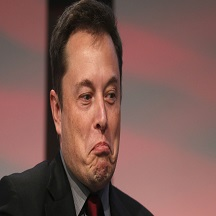
#> input picture 19565.jpg, 216 x 216 px
$ jupyter execute Untitled.ipynb
#> lines starting #> are read from the running program, lines starting #| are printed output that depends on the picture; after the words box and inside, x2 and y2 are one past the last pixel; in counts of white or black regions, pixels touching at a corner belong together
[cell 1]
import cv2
import numpy as np
import matplotlib.pyplot as plt

# Load Image

[cell 2]
def read_file(filename):
#> called with filename = '19565.jpg'
    img = cv2.imread(filename)
#> img is the input picture: shape (216, 216, 3); mean B, G, R 82.5, 88.6, 125
    img = cv2.cvtColor(img, cv2.COLOR_BGR2RGB)
    plt.imshow(img)

    plt.show()
    return img

[cell 3]
filename = "19565.jpg"
img = read_file(filename)
org_img = np.copy(img)

# Create Edge Mask

[cell 4]
def edge_mask(img, line_size, blur_value):
    """
    input: Input Image
    output: Edges of Images
    """
#> called with line_size = 5, blur_value = 5

    gray = cv2.cvtColor(img, cv2.COLOR_RGB2GRAY)
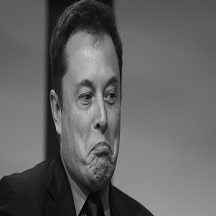
#> gray: shape (216, 216); min 0, max 205, mean 98.8
    gray_blur = cv2.medianBlur(gray, blur_value)

    edges = cv2.adaptiveThreshold(gray_blur,255, cv2.ADAPTIVE_THRESH_MEAN_C,
                                cv2.THRESH_BINARY,line_size, blur_value)
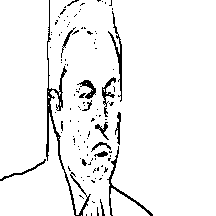
#> edges: shape (216, 216); 94.5% white; black in thin lines or dots, all inside (x1, y1, x2, y2) = (0, 0, 153, 216)


    return edges

[cell 5]
line_size, blur_value =5,5
edges = edge_mask(img, line_size, blur_value)

plt.imshow(edges, cmap='binary')
plt.show()

[cell 6]
# Reduce the Color Paletee

[cell 7]
def color_quantization(img, k):
#     Transform the image
#> called with k = 9
    data = np.float32(img).reshape((-1,3))

#     Detrimne criteria
    criteria = (cv2.TERM_CRITERIA_EPS+ cv2.TERM_CRITERIA_MAX_ITER, 20 ,0.001)

#     Implement K-Means
    ret , label, center = cv2.kmeans(data, k , None, criteria,10,cv2.KMEANS_RANDOM_CENTERS)
#> ret = 9856722.7; center = [[28.68, 24.61, 21.83], [215.7, 150.5, 124.6], [145.8, 91.48, 85.97], [186.2, 119.3, 93.85], [112.2, 82.44, 77.94], [162.3, 112.7, 110], [68.4, 46.66, 40.1], [179.1, 125.5, 121.6], [130.2, 105.7, 102.1]]
    center = np.uint8(center)
#> center = [[28, 24, 21], [215, 150, 124], [145, 91, 85], [186, 119, 93], [112, 82, 77], [162, 112, 109], [68, 46, 40], [179, 125, 121], [130, 105, 102]]

    result = center[label.flatten()]
    result = result.reshape(img.shape)
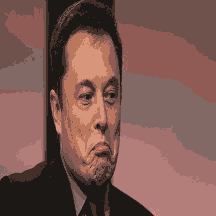
#> result: shape (216, 216, 3); mean R, G, B 124.7, 88, 81.8

    return result

[cell 8]
img = color_quantization(img, k =9)
plt.imshow(img)
plt.show()

[cell 9]
# Reduce the noise
blurred = cv2.bilateralFilter(img, d=3,sigmaColor =200,sigmaSpace=200)
plt.imshow(blurred)
plt.show()

[cell 10]
# Combine Edge Mask with quantiz img

def cartoon():
    c =cv2.bitwise_and(blurred, blurred, mask = edges)
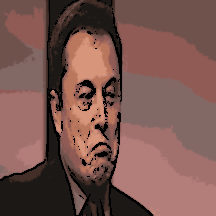
#> c: shape (216, 216, 3); mean R, G, B 120.9, 85.4, 79.5

    plt.imshow(c)
    plt.title('Cartoonified Image')
    plt.show()


    plt.imshow(org_img)
    plt.title('org_img')
    plt.show()
